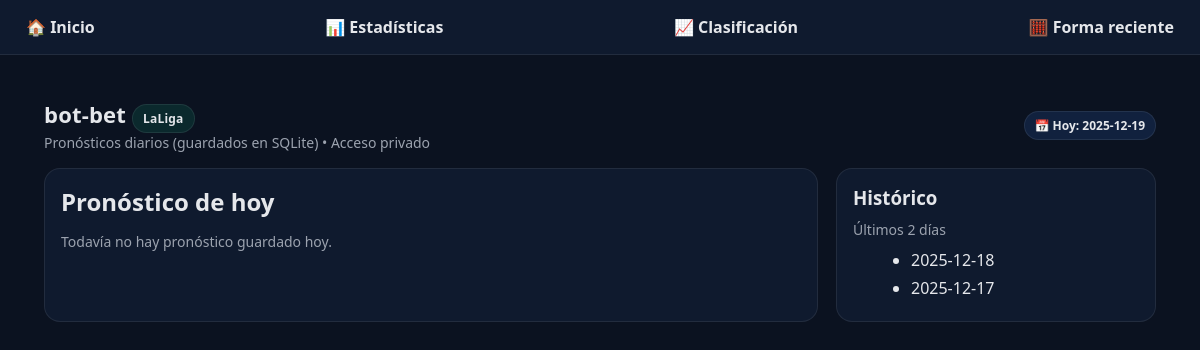
Before: / with the older database file.
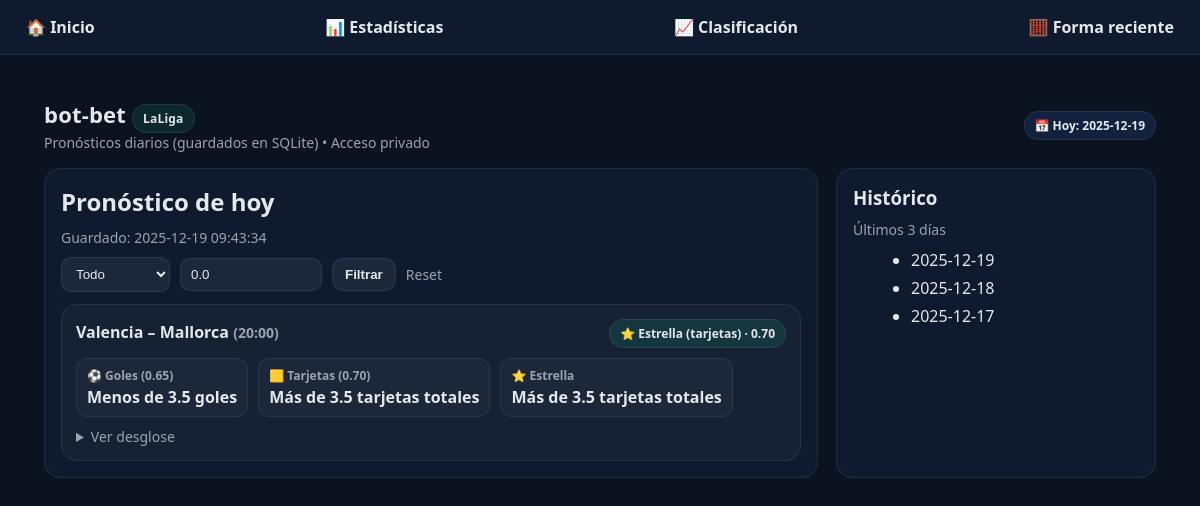
After: the same page with the newer database file.
### tables this page shows
CREATE TABLE predictions (
            day TEXT PRIMARY KEY,
            content TEXT NOT NULL,
            created_at TEXT NOT NULL DEFAULT (datetime('now'))
        , payload_json TEXT);

### bot_bet/webapp/app.py (the view)
@app.get("/", response_class=HTMLResponse)
def index(request: Request):
    today = date.today().isoformat()
    days = fetch_days(limit=120)
    today_row = fetch_prediction(today)
    pick_type = request.query_params.get("type", "all")
    try:
        min_conf = float(request.query_params.get("min_conf", "0"))
    except Exception:
        min_conf = 0.0
    payload_matches = []
    text_matches = []
    payload = None
    if today_row:
        payload = parse_payload(today_row)
        if payload and payload.get("matches") is not None:
            payload_matches = filter_payload_matches(payload, pick_type, min_conf)
        else:
            text_matches = split_into_match_blocks(today_row["content"])
    return templates.TemplateResponse("index.html", {
        "request": request,
        "today": today,
        "today_row": today_row,
        "days": days,
        "payload": payload,
        "payload_matches": payload_matches,
        "text_matches": text_matches,
        "pick_type": pick_type,
        "min_conf": min_conf,
        "extract_match_title": extract_match_title_from_text_block,
    })

### bot_bet/webapp/templates/index.html (shortened to what this page needs)
{% extends "base.html" %}
{% block content %}
<div class="wrap">
  <div class="topbar">
    <div>
      <div class="title">bot-bet <span class="badge b-green">LaLiga</span></div>
      <div class="muted">Pronósticos diarios (guardados en SQLite) • Acceso privado</div>
    </div>
    <div class="actions" aria-label="Acciones">
      <span class="badge b-blue">📅 Hoy: {{ today }}</span>
    </div>
  </div>
  <div class="grid">
    <div class="card">
      <h2>Pronóstico de hoy</h2>
      {% if today_row %}
        <div class="muted">Guardado: {{ today_row["created_at"] }}</div>
        <form class="toolbar" method="get" action="/" aria-label="Filtros de pronóstico">
          <select id="type" name="type" aria-label="Tipo de estrella">
            <option value="all" {% if pick_type == "all" %}selected{% endif %}>Todo</option>
          </select>
          <input
            id="min_conf"
            name="min_conf"
            class="w-120"
            type="number"
            step="0.05"
            min="0"
            max="1"
            value="{{ min_conf }}"
            placeholder="0.80"
            aria-label="Confianza mínima"
          />
          <button class="btn" type="submit" aria-label="Aplicar filtros">Filtrar</button>
          <a class="muted" href="/" aria-label="Reset filtros">Reset</a>
        </form>
        {% if payload and payload_matches and payload_matches|length > 0 %}
          <div class="matches">
            {% for m in payload_matches %}
              <div class="match-card">
                <div class="match-head">
                  <div class="match-title">
                    {{ m["home"] }} – {{ m["away"] }}
                    <span class="muted">({{ m["kickoff"] }})</span>
                  </div>
                  {% set st = m["star"] %}
                  {% if st["type"] == "goles" %}
                    <span class="badge b-blue">⭐ Estrella (goles) · {{ "%.2f"|format(st["confidence"]) }}</span>
                  {% else %}
                    <span class="badge b-green">⭐ Estrella (tarjetas) · {{ "%.2f"|format(st["confidence"]) }}</span>
                  {% endif %}
                </div>
                <div class="row">
                  {% set g = m["picks"]["goles"] %}
                  <div class="pill">
                    <strong>⚽ Goles ({{ "%.2f"|format(g["confidence"]) }})</strong>
                    <span>{{ g["pick"] }}</span>
                  </div>
                  {% set c = m["picks"]["tarjetas"] %}
                  <div class="pill">
                    <strong>🟨 Tarjetas ({{ "%.2f"|format(c["confidence"]) }})</strong>
                    <span>{{ c["pick"] if c["pick"] else "Sin pick" }}</span>
                  </div>
                  <div class="pill">
                    <strong>⭐ Estrella</strong>
                    <span>{{ st["pick"] }}</span>
                  </div>
                </div>
                <details class="details">
                  <summary class="muted">Ver desglose</summary>
                </details>
              </div>
            {% endfor %}
          </div>
        {% else %}
          <p class="muted">No hay partidos (o no hay payload) para hoy.</p>
          <div class="match-body">{{ today_row["content"] }}</div>
        {% endif %}
      {% else %}
        <p class="muted">Todavía no hay pronóstico guardado hoy.</p>
      {% endif %}
    </div>
    <div class="card">
      <h3>Histórico</h3>
      <div class="muted">Últimos {{ days|length }} días</div>
      <ul>
        {% for d in days %}
          <li><a href="/day/{{ d }}">{{ d }}</a></li>
        {% endfor %}
      </ul>
    </div>
  </div>
</div>
{% endblock %}

Changed rows visible on the page:
added predictions: created_at "2025-12-19 09:43:34", day "2025-12-19"
Other visible differences:
form field type: (not shown) → "Todo"
form field min_conf: (not shown) → "0.0"
{{ days|length }}: "2" → "3"
text no longer shown: "Todavía no hay pronóstico guardado hoy."
text now shown: "Guardado: Filtrar Reset"
new list line: "Valencia – Mallorca ( 20:00 ) ⭐ Estrella (tarjetas) · 0.70 ⚽ Goles ( 0.65 ) Menos de 3.5 goles 🟨 Tarjetas ( 0.70 ) Más de 3.5 tarjetas totales ⭐ Estrella Más de 3.5 tarjetas totales Ver desglose"
